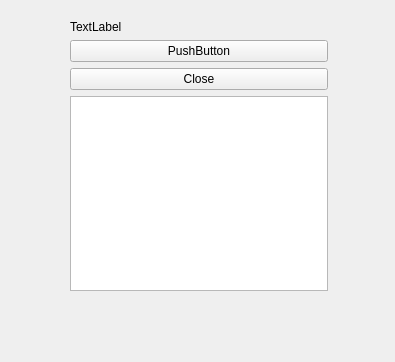
<?xml version="1.0" encoding="UTF-8"?>
<ui version="4.0">
 <class>Form</class>
 <widget class="QWidget" name="Form">
  <property name="geometry">
   <rect>
    <x>0</x>
    <y>0</y>
    <width>395</width>
    <height>362</height>
   </rect>
  </property>
  <property name="windowTitle">
   <string>Form</string>
  </property>
  <widget class="QWidget" name="verticalLayoutWidget">
   <property name="geometry">
    <rect>
     <x>70</x>
     <y>20</y>
     <width>258</width>
     <height>271</height>
    </rect>
   </property>
   <layout class="QVBoxLayout" name="verticalLayout">
    <item>
     <widget class="QLabel" name="label">
      <property name="layoutDirection">
       <enum>Qt::LeftToRight</enum>
      </property>
      <property name="text">
       <string>TextLabel</string>
      </property>
     </widget>
    </item>
    <item>
     <widget class="QPushButton" name="pushButton">
      <property name="text">
       <string>PushButton</string>
      </property>
     </widget>
    </item>
    <item>
     <widget class="QPushButton" name="pushButton_2">
      <property name="text">
       <string>Close</string>
      </property>
     </widget>
    </item>
    <item>
     <widget class="QListView" name="listView"/>
    </item>
   </layout>
  </widget>
 </widget>
 <resources/>
 <connections/>
</ui>
